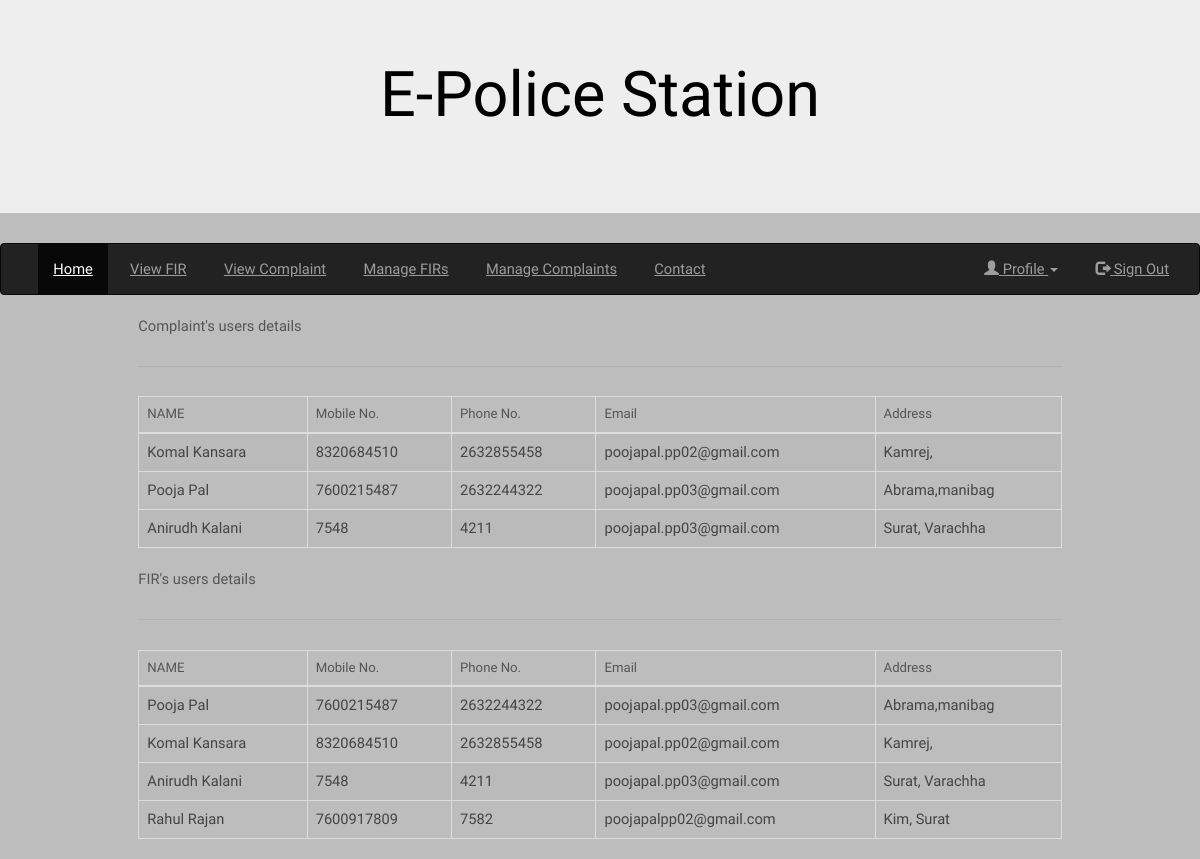
The page /user_details/ (signed in) on the database its author committed.
### myapp/models.py (models this page shows, shortened)
class Complain(models.Model):
    Satus_choices = (('Activate','Activate'),('Inprocess', 'Inprocess'),('Closed','Closed'))
    username = models.ForeignKey(User, on_delete=models.CASCADE)
    police_station = models.ForeignKey(Police_Station, on_delete=models.CASCADE, null=True, blank=True)
    incident_place = models.TextField()
    Date_and_Time = models.DateTimeField( null=True,blank=True)
    Crime_Description = models.TextField()
    complain_againts = models.TextField()
    proof = models.FileField(upload_to='proof', null=True, blank=True)
    status = models.CharField(max_length=20, choices=Satus_choices)
    Reason = models.CharField(max_length=256)
    complain_Date_and_Time = models.DateTimeField(default=timezone.now)

class  Citizenprofile(models.Model):
    user = models.OneToOneField(User, on_delete=models.CASCADE)
    profile_pic = models.ImageField(upload_to='profile_pic')
    GENDER_CHOICES = (('M', 'Male'),('F', 'Female'))
    mobile_no = models.IntegerField()
    phone_no = models.IntegerField()
    dob = models.DateField()
    gender = models.CharField(max_length=1, choices=GENDER_CHOICES)
    address = models.TextField()
    City = models.CharField(max_length=20)
    state = models.CharField(max_length=20)
    pincode = models.IntegerField()

class Fir(models.Model):
    Satus_choices = (('Activate','Activate'),('Inprocess', 'Inprocess'),('Closed','Closed'))
    username = models.ForeignKey(User, on_delete=models.CASCADE)
    police_station = models.ForeignKey(Police_Station, on_delete=models.CASCADE, null=True, blank=True)
    crime_category = models.ForeignKey(Crime_Category, on_delete=models.CASCADE, null=True , blank=True)
    crime_sub_category = models.ForeignKey(Crime_Sub_Category, on_delete=models.CASCADE, null=True , blank=True)
    incident_place = models.TextField()
    Date_and_Time = models.DateTimeField()
    Crime_Description = models.TextField()
    Fir_againts = models.TextField()
    proof = models.FileField(upload_to='proof', null=True , blank=True)
    status = models.CharField(max_length=20, choices=Satus_choices)
    Reason = models.CharField(max_length=256)
    FIR_Date_and_Time = models.DateTimeField(default=timezone.now)

### myapp/views.py (the view)
# urls.py: path("user_details/",views.user_details,name="user_details"),
def user_details(request):
    usr = request.session["username"]
    user = models.Inspector_login.objects.get(username=usr)
    try:
        username = models.Inspector.objects.get(user = user)
        complain_details = models.Complain.objects.filter(police_station=username.police_station).all()
        c_usr = models.Citizenprofile.objects.all()
        fir_details = models.Fir.objects.filter(police_station=username.police_station).all()
        return render(request , "inspector/user_details.html",{"complain_details":complain_details,"fir_details":fir_details,"c_usr":c_usr})
    except:
        return HttpResponse("<h1>Go to add profile and update your profile.</h1>")

### templates/inspector/user_details.html
{% extends 'inspector/inspector_index.html' %}
{% block content %}
<div class="container">
    <table class="table table-bordered table-hover">
        <h1>Complaint's users details</h1>
        <hr>
        <thead>
            <tr>
                <th>NAME</th>
                <th>Mobile No.</th>
                <th>Phone No.</th>
                <th>Email</th>
                <th>Address</th>
            </tr>
        </thead>
        <tbody>
            {% for i in complain_details %}
                {% for j in c_usr%}
                    {% if i.username == j.user %}
                        <tr>
                            <td>{{i.username.first_name}} {{i.username.last_name}}</td>
                                <td>{{j.mobile_no}}</td>
                                <td>{{j.phone_no}}</td>
                            <td>{{i.username.email}}</td>
                            <td>{{j.address}}</td>
                        </tr>
                    {% endif %}
                {% endfor %}
            {% endfor %}
        </tbody>
    </table>
    <table class="table table-bordered table-hover">
        <h1>FIR's users details</h1>
        <hr>
        <thead>
            <tr>
                <th>NAME</th>
                <th>Mobile No.</th>
                <th>Phone No.</th>
                <th>Email</th>
                <th>Address</th>
            </tr>
        </thead>
        <tbody>
            {% for i in fir_details %}
                {% for j in c_usr%}
                    {% if i.username == j.user %}
                        <tr>
                            <td>{{i.username.first_name}} {{i.username.last_name}}</td>
                                <td>{{j.mobile_no}}</td>
                                <td>{{j.phone_no}}</td>
                            <td>{{i.username.email}}</td>
                            <td>{{j.address}}</td>
                        </tr>
                    {% endif %}
                {% endfor %}
            {% endfor %}
        </tbody>
    </table>
</div>
{% endblock %}

### static/assets/css/main.css (style rules this page uses)
html, body, div, span, applet, object, iframe, h1, h2, h3, h4, h5, h6, p, blockquote, pre, a, abbr, acronym, address, big, cite, code, del, dfn, em, img, ins, kbd, q, s, samp, small, strike, strong, sub, sup, tt, var, b, u, i, center, dl, dt, dd, ol, ul, li, fieldset, form, label, legend, table, caption, tbody, tfoot, thead, tr, th, td, article, aside, canvas, details, embed, figure, figcaption, footer, header, hgroup, menu, nav, output, ruby, section, summary, time, mark, audio, video { margin: 0; padding: 0; border: 0; font-size: 100%; font: inherit; vertical-align: baseline; }
body { line-height: 1; }
table { border-collapse: collapse; border-spacing: 0; }
body { -webkit-text-size-adjust: none; }
*, *:before, *:after { -moz-box-sizing: border-box; -webkit-box-sizing: border-box; box-sizing: border-box; }
.container { margin-left: auto; margin-right: auto; }
.container { width: 80rem; }
@media screen and (max-width: 1680px) { .container { width: 80rem; } }
@media screen and (max-width: 1280px) { .container { width: 65rem; } }
body { -ms-overflow-style: scrollbar; }
body { background: #fff; }
html { font-size: 13pt; }
@media screen and (max-width: 1680px) { html { font-size: 11pt; } }
@media screen and (max-width: 1280px) { html { font-size: 11pt; } }
body { background-color: #fff; color: #444; }
body, input, select, textarea { font-family: "Taviraj", serif; font-weight: 300; font-size: 1rem; line-height: 1.65; }
h1, h2, h3, h4, h5, h6 { font-weight: 400; line-height: 1.5; margin: 0 0 1.5rem 0; }
hr { border: 0; border-bottom: solid 1px; margin: 2rem 0; }
h1, h2, h3, h4, h5, h6 { color: #555; }
hr { border-bottom-color: rgba(144, 144, 144, 0.25); }
table { margin: 0 0 2rem 0; width: 100%; }
table tbody tr { border: solid 1px; border-left: 0; border-right: 0; }
table td { padding: 0.75rem 0.75rem; }
table th { font-size: 0.9rem; font-weight: 400; padding: 0 0.75rem 0.75rem 0.75rem; text-align: left; }
table thead { border-bottom: solid 2px; }
table tbody tr { border-color: rgba(144, 144, 144, 0.25); }
table tbody tr:nth-child(2n + 1) { background-color: rgba(144, 144, 144, 0.075); }
table th { color: #555; }
table thead { border-bottom-color: rgba(144, 144, 144, 0.25); }

### rows shown on the page
Complain: username.first_name "Komal", username.last_name "Kansara", username.email "poojapal.pp02@gmail.com"
Citizenprofile: mobile_no "8320684510", phone_no "2632855458", address "Kamrej,"
Complain: username.first_name "Pooja", username.last_name "Pal", username.email "poojapal.pp03@gmail.com"
Citizenprofile: mobile_no "7600215487", phone_no "2632244322", address "Abrama,manibag"
Complain: username.first_name "Anirudh", username.last_name "Kalani", username.email "poojapal.pp03@gmail.com"
Citizenprofile: mobile_no "7548", phone_no "4211", address "Surat, Varachha"
Fir: username.first_name "Pooja", username.last_name "Pal", username.email "poojapal.pp03@gmail.com"
Fir: username.first_name "Komal", username.last_name "Kansara", username.email "poojapal.pp02@gmail.com"
Fir: username.first_name "Anirudh", username.last_name "Kalani", username.email "poojapal.pp03@gmail.com"
Fir: username.first_name "Rahul", username.last_name "Rajan", username.email "poojapalpp02@gmail.com"
Citizenprofile: mobile_no "7600917809", phone_no "7582", address "Kim, Surat"
